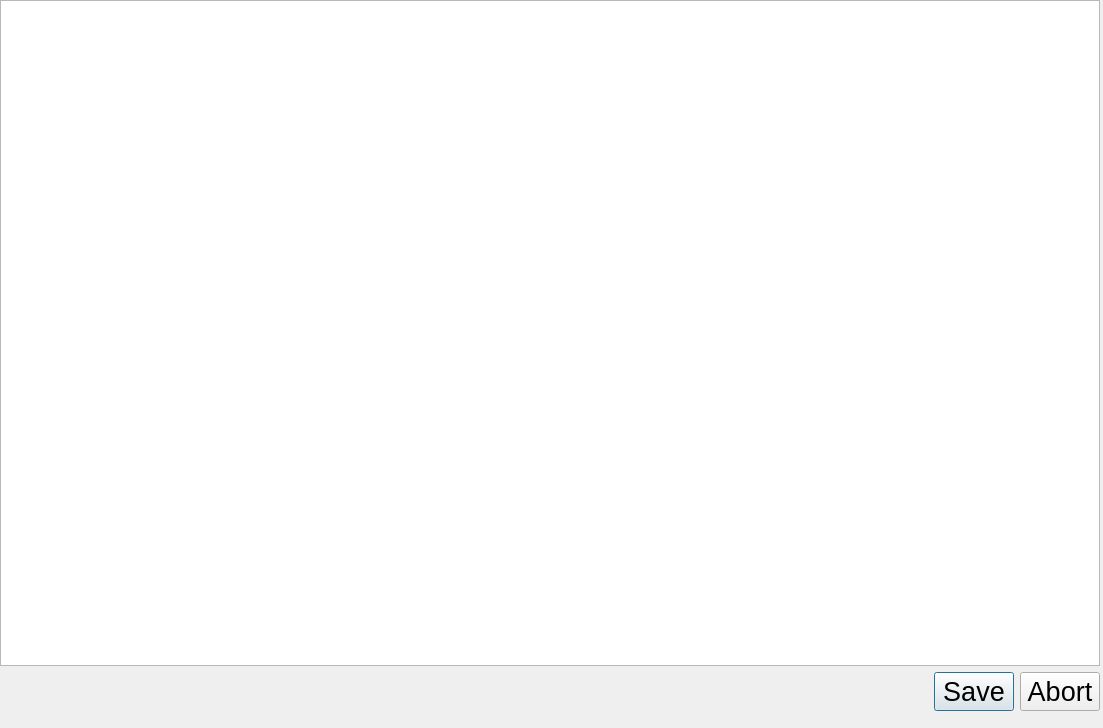
<?xml version="1.0" encoding="UTF-8"?>
<ui version="4.0">
 <class>Metadata</class>
 <widget class="QMainWindow" name="Metadata">
  <property name="geometry">
   <rect>
    <x>0</x>
    <y>0</y>
    <width>1103</width>
    <height>728</height>
   </rect>
  </property>
  <property name="sizePolicy">
   <sizepolicy hsizetype="Fixed" vsizetype="Fixed">
    <horstretch>0</horstretch>
    <verstretch>0</verstretch>
   </sizepolicy>
  </property>
  <property name="windowTitle">
   <string>Metadata</string>
  </property>
  <widget class="QWidget" name="centralwidget">
   <widget class="QWidget" name="verticalLayoutWidget">
    <property name="geometry">
     <rect>
      <x>0</x>
      <y>0</y>
      <width>1261</width>
      <height>711</height>
     </rect>
    </property>
    <layout class="QVBoxLayout" name="verticalLayout">
     <property name="sizeConstraint">
      <enum>QLayout::SetMinimumSize</enum>
     </property>
     <item>
      <widget class="QTableView" name="tableView">
       <property name="maximumSize">
        <size>
         <width>1100</width>
         <height>16777215</height>
        </size>
       </property>
      </widget>
     </item>
     <item>
      <widget class="QDialogButtonBox" name="save_settings">
       <property name="sizePolicy">
        <sizepolicy hsizetype="Minimum" vsizetype="Fixed">
         <horstretch>0</horstretch>
         <verstretch>0</verstretch>
        </sizepolicy>
       </property>
       <property name="maximumSize">
        <size>
         <width>1100</width>
         <height>16777215</height>
        </size>
       </property>
       <property name="font">
        <font>
         <pointsize>20</pointsize>
        </font>
       </property>
       <property name="standardButtons">
        <set>QDialogButtonBox::Abort|QDialogButtonBox::Save</set>
       </property>
      </widget>
     </item>
    </layout>
   </widget>
  </widget>
  <widget class="QMenuBar" name="menubar">
   <property name="geometry">
    <rect>
     <x>0</x>
     <y>0</y>
     <width>1103</width>
     <height>22</height>
    </rect>
   </property>
  </widget>
 </widget>
 <resources/>
 <connections/>
</ui>
